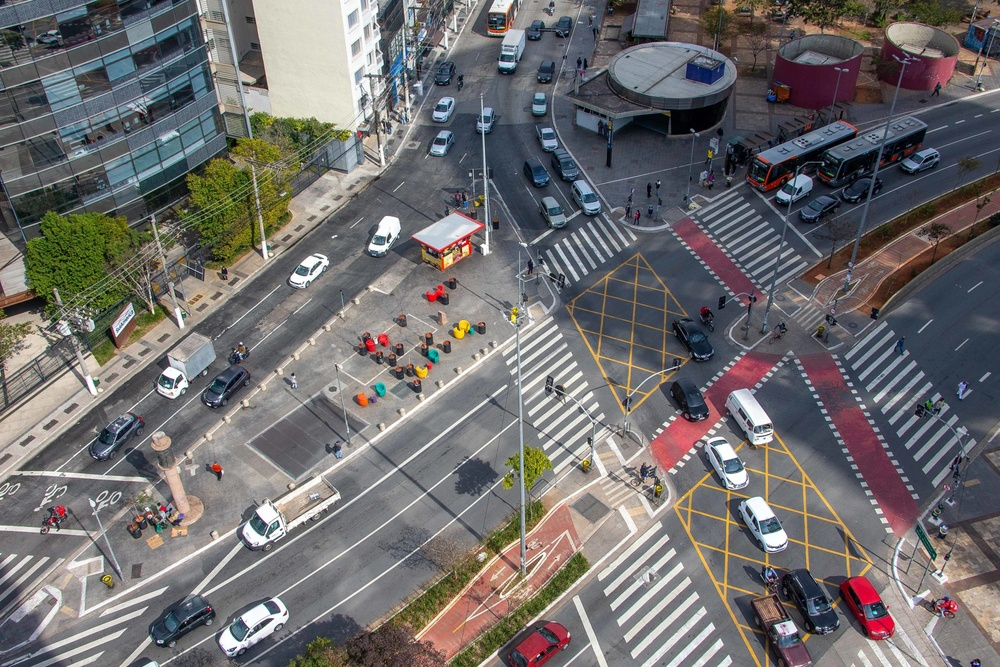
#> input picture Pinheiros_Avenida-Faria-Lima_Rua-Butanta_Foto-Marcos-Santos_U0Y1378-scaled.jpg, 1000 x 667 px, shrunk from 2560 x 1707 before the run
$ python deteccaobordas.py
#> lines starting #> are read from the running program, lines starting #| are printed output that depends on the picture
import cv2
import matplotlib.pyplot as plt

# Lê a imagem e converte para escala de cinza
imagem = cv2.imread('Pinheiros_Avenida-Faria-Lima_Rua-Butanta_Foto-Marcos-Santos_U0Y1378-scaled.jpg')
#> imagem is the input picture: shape (667, 1000, 3); mean B, G, R 108.9, 109, 111.4
imagem_cinza = cv2.cvtColor(imagem, cv2.COLOR_BGR2GRAY)
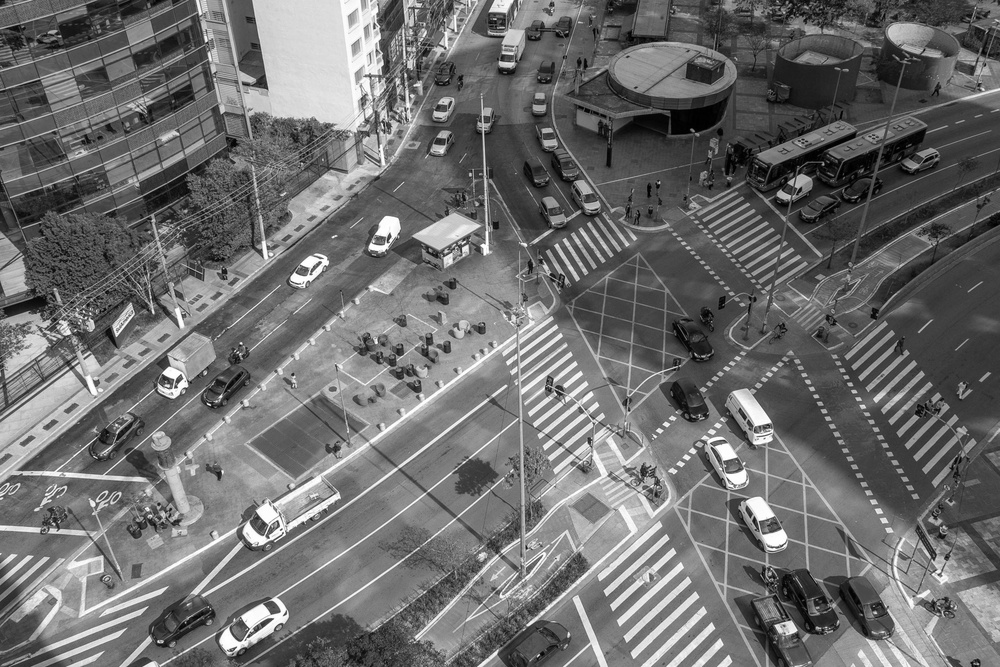
#> imagem_cinza: shape (667, 1000); min 0, max 255, mean 109.7

# Aplica um blur para reduzir ruído
imagem_suave = cv2.GaussianBlur(imagem_cinza, (5, 5), 0)

# Detecta bordas com Canny
bordas = cv2.Canny(imagem_suave, 50, 150)
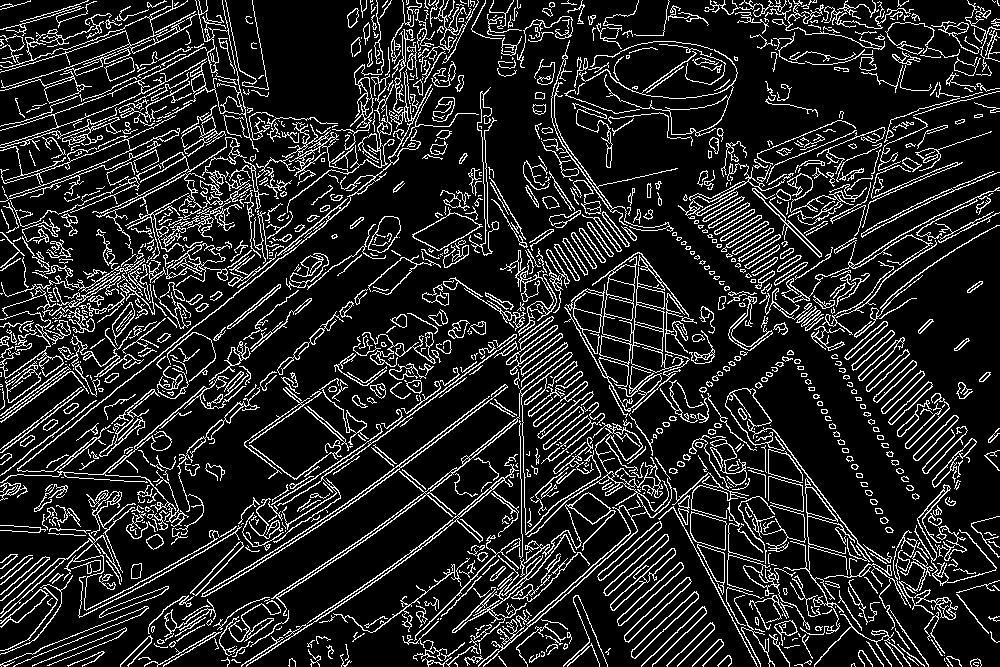
#> bordas: shape (667, 1000); 14.5% white in thin lines or dots

# Exibe resultados
titulos = ['Original (Cinza)', 'Com Blur', 'Bordas Canny']
imagens = [imagem_cinza, imagem_suave, bordas]

plt.figure(figsize=(10, 4))
for i in range(3):
    plt.subplot(1, 3, i+1)
    plt.imshow(imagens[i], cmap='gray')
    plt.title(titulos[i])
    plt.axis('off')
plt.tight_layout()
plt.show()
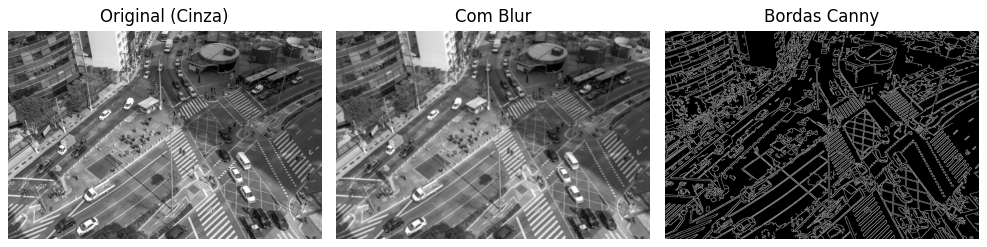
#> figure drawn by matplotlib, 3 panels

$ run again, with parking-825371_1920.webp saved as Pinheiros_Avenida-Faria-Lima_Rua-Butanta_Foto-Marcos-Santos_U0Y1378-scaled.jpg
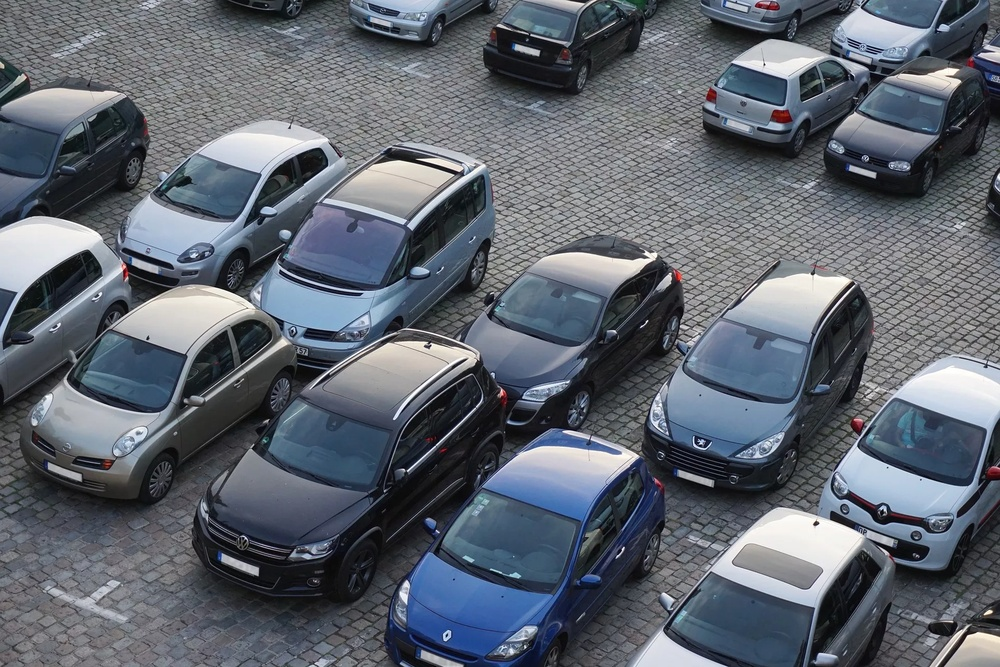
#> input picture parking-825371_1920.webp, 1000 x 667 px, shrunk from 1920 x 1280 before the run
#> imagem is the input picture: shape (667, 1000, 3); mean B, G, R 111.6, 101.6, 95
#> `bordas = cv2.Canny(imagem_suave, 50, 150)`:
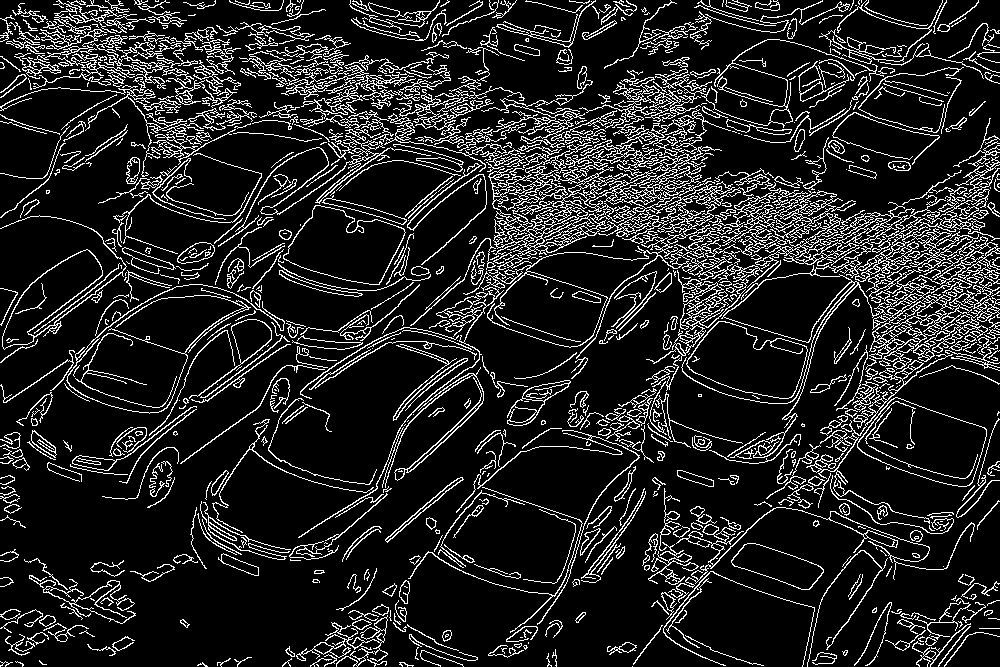
#> bordas: shape (667, 1000); 13.6% white in thin lines or dots
#> `plt.show()`:
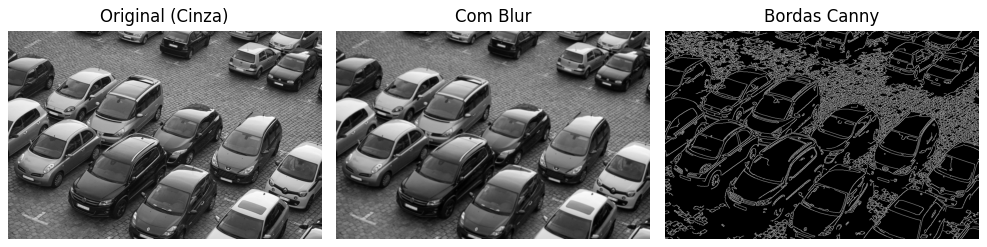
#> figure drawn by matplotlib, 3 panels
